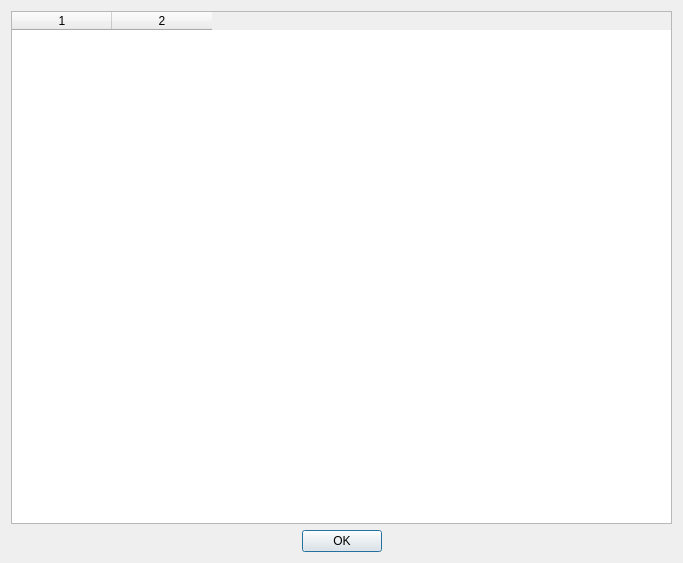
<?xml version="1.0" encoding="UTF-8"?>
<ui version="4.0">
 <class>FundBasicInfoDialog</class>
 <widget class="QDialog" name="FundBasicInfoDialog">
  <property name="geometry">
   <rect>
    <x>0</x>
    <y>0</y>
    <width>683</width>
    <height>563</height>
   </rect>
  </property>
  <property name="windowTitle">
   <string>基本信息</string>
  </property>
  <layout class="QVBoxLayout" name="verticalLayout">
   <item>
    <widget class="QTableWidget" name="tableWidget">
     <property name="mouseTracking">
      <bool>true</bool>
     </property>
     <property name="editTriggers">
      <set>QAbstractItemView::EditTrigger::NoEditTriggers</set>
     </property>
     <property name="alternatingRowColors">
      <bool>false</bool>
     </property>
     <property name="selectionMode">
      <enum>QAbstractItemView::SelectionMode::NoSelection</enum>
     </property>
     <property name="selectionBehavior">
      <enum>QAbstractItemView::SelectionBehavior::SelectRows</enum>
     </property>
     <property name="showGrid">
      <bool>false</bool>
     </property>
     <property name="wordWrap">
      <bool>false</bool>
     </property>
     <property name="columnCount">
      <number>2</number>
     </property>
     <attribute name="verticalHeaderVisible">
      <bool>false</bool>
     </attribute>
     <column/>
     <column/>
    </widget>
   </item>
   <item>
    <widget class="QDialogButtonBox" name="buttonBox">
     <property name="orientation">
      <enum>Qt::Orientation::Horizontal</enum>
     </property>
     <property name="standardButtons">
      <set>QDialogButtonBox::StandardButton::Ok</set>
     </property>
     <property name="centerButtons">
      <bool>true</bool>
     </property>
    </widget>
   </item>
  </layout>
 </widget>
 <resources/>
 <connections>
  <connection>
   <sender>buttonBox</sender>
   <signal>accepted()</signal>
   <receiver>FundBasicInfoDialog</receiver>
   <slot>accept()</slot>
   <hints>
    <hint type="sourcelabel">
     <x>248</x>
     <y>254</y>
    </hint>
    <hint type="destinationlabel">
     <x>157</x>
     <y>274</y>
    </hint>
   </hints>
  </connection>
  <connection>
   <sender>buttonBox</sender>
   <signal>rejected()</signal>
   <receiver>FundBasicInfoDialog</receiver>
   <slot>reject()</slot>
   <hints>
    <hint type="sourcelabel">
     <x>316</x>
     <y>260</y>
    </hint>
    <hint type="destinationlabel">
     <x>286</x>
     <y>274</y>
    </hint>
   </hints>
  </connection>
 </connections>
</ui>
